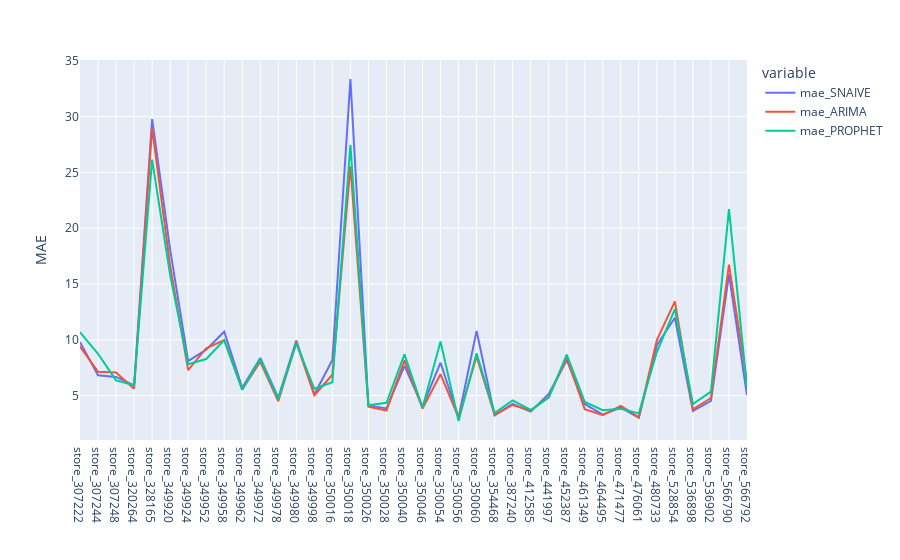

The notebook cell this image was saved under:
### Code cell
fig = score_ALL[['mae_SNAIVE', 'mae_ARIMA', 'mae_PROPHET']].plot()
fig.update_xaxes(title_text='')
fig.update_yaxes(title_text='MAE')

### Figure 1 — Plotly figure (JSON) as saved in the notebook; plotly's stock layout.template omitted (floating-point values rounded to 4 significant figures)
{"data": [{"hovertemplate": "variable=mae_SNAIVE<br>store=%{x}<br>value=%{y}<extra></extra>", "legendgroup": "mae_SNAIVE", "line": {"color": "#636efa", "dash": "solid"}, "marker": {"symbol": "circle"}, "mode": "lines", "name": "mae_SNAIVE", "orientation": "v", "showlegend": true, "type": "scatter", "x": ["store_307222", "store_307244", "store_307248", "store_320264", "store_328165", "store_349920", "store_349924", "store_349952", "store_349958", "store_349962", "store_349972", "store_349978", "store_349980", "store_349998", "store_350016", "store_350018", "store_350026", "store_350028", "store_350040", "store_350046", "store_350054", "store_350056", "store_350060", "store_354468", "store_387240", "store_412585", "store_441997", "store_452387", "store_461349", "store_464495", "store_471477", "store_476061", "store_480733", "store_528854", "store_536898", "store_536902", "store_566790", "store_566792"], "xaxis": "x", "y": [9.781, 6.814, 6.673, 5.908, 29.78, 18.08, 8.084, 9.119, 10.73, 5.703, 8.377, 4.815, 9.938, 5.092, 8.193, 33.38, 4.116, 3.845, 7.665, 4.034, 7.947, 3.033, 10.78, 3.227, 4.25, 3.564, 5.152, 8.174, 4.237, 3.285, 3.926, 3.021, 9.512, 11.98, 3.617, 4.523, 15.87, 5.041], "yaxis": "y"}, {"hovertemplate": "variable=mae_ARIMA<br>store=%{x}<br>value=%{y}<extra></extra>", "legendgroup": "mae_ARIMA", "line": {"color": "#EF553B", "dash": "solid"}, "marker": {"symbol": "circle"}, "mode": "lines", "name": "mae_ARIMA", "orientation": "v", "showlegend": true, "type": "scatter", "x": ["store_307222", "store_307244", "store_307248", "store_320264", "store_328165", "store_349920", "store_349924", "store_349952", "store_349958", "store_349962", "store_349972", "store_349978", "store_349980", "store_349998", "store_350016", "store_350018", "store_350026", "store_350028", "store_350040", "store_350046", "store_350054", "store_350056", "store_350060", "store_354468", "store_387240", "store_412585", "store_441997", "store_452387", "store_461349", "store_464495", "store_471477", "store_476061", "store_480733", "store_528854", "store_536898", "store_536902", "store_566790", "store_566792"], "xaxis": "x", "y": [9.407, 7.13, 7.062, 5.616, 29.0, 16.61, 7.279, 9.246, 9.976, 5.561, 8.035, 4.489, 9.771, 5.032, 6.865, 25.56, 4.002, 3.659, 8.158, 3.839, 6.915, 3.015, 8.517, 3.263, 4.16, 3.664, 4.863, 8.395, 3.785, 3.241, 4.074, 3.057, 9.98, 13.44, 3.759, 4.787, 16.73, 6.242], "yaxis": "y"}, {"hovertemplate": "variable=mae_PROPHET<br>store=%{x}<br>value=%{y}<extra></extra>", "legendgroup": "mae_PROPHET", "line": {"color": "#00cc96", "dash": "solid"}, "marker": {"symbol": "circle"}, "mode": "lines", "name": "mae_PROPHET", "orientation": "v", "showlegend": true, "type": "scatter", "x": ["store_307222", "store_307244", "store_307248", "store_320264", "store_328165", "store_349920", "store_349924", "store_349952", "store_349958", "store_349962", "store_349972", "store_349978", "store_349980", "store_349998", "store_350016", "store_350018", "store_350026", "store_350028", "store_350040", "store_350046", "store_350054", "store_350056", "store_350060", "store_354468", "store_387240", "store_412585", "store_441997", "store_452387", "store_461349", "store_464495", "store_471477", "store_476061", "store_480733", "store_528854", "store_536898", "store_536902", "store_566790", "store_566792"], "xaxis": "x", "y": [10.69, 8.749, 6.362, 5.937, 26.14, 15.8, 7.806, 8.277, 9.973, 5.518, 8.27, 4.71, 9.691, 5.613, 6.194, 27.48, 4.131, 4.354, 8.692, 3.91, 9.844, 2.723, 8.789, 3.432, 4.571, 3.711, 4.823, 8.665, 4.431, 3.689, 3.821, 3.407, 8.907, 12.76, 4.242, 5.356, 21.72, 5.727], "yaxis": "y"}], "layout": {"legend": {"title": {"text": "variable"}, "tracegroupgap": 0}, "margin": {"t": 60}, "xaxis": {"anchor": "y", "domain": [0, 1], "title": {"text": ""}}, "yaxis": {"anchor": "x", "domain": [0, 1], "title": {"text": "MAE"}}}}
